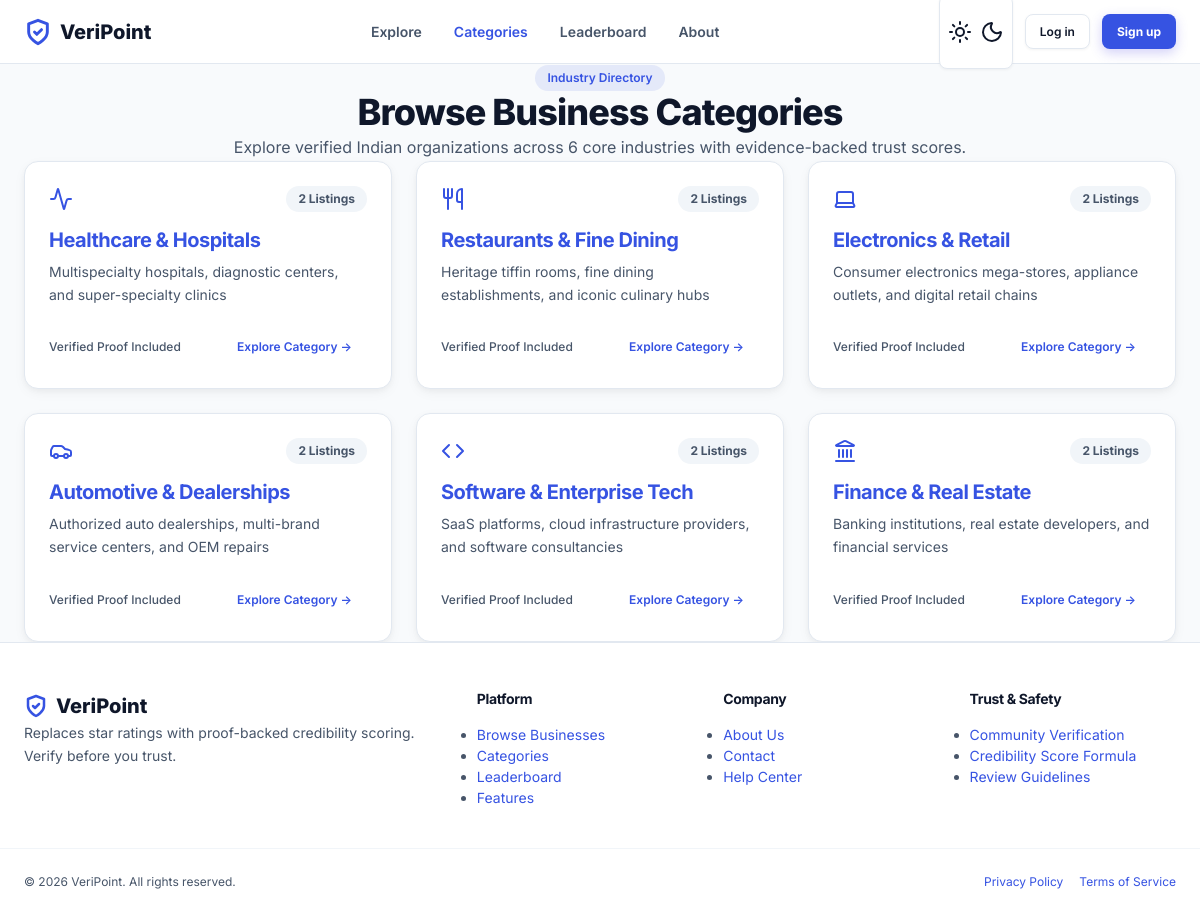
/businesses/categories/, run on the app's committed database.
### apps/businesses/models.py (models this page shows, shortened)
class Category(models.Model):
    name = models.CharField(max_length=100, unique=True)
    slug = models.SlugField(max_length=100, unique=True)
    icon = models.CharField(max_length=50, blank=True, help_text='Lucide icon name')
    description = models.TextField(blank=True)
    parent = models.ForeignKey(
        'self',
        on_delete=models.SET_NULL,
        null=True,
        blank=True,
        related_name='children',
    )
    display_order = models.PositiveIntegerField(default=0)
    is_active = models.BooleanField(default=True, db_index=True)
    class Meta:
        db_table = 'vp_category'
        verbose_name_plural = 'Categories'
        ordering = ['display_order', 'name']
        indexes = [
            models.Index(fields=['display_order', 'name']),
        ]
    @property
    def business_count(self):
        return self.businesses.filter(is_active=True).count()

### apps/businesses/views.py (the view)
# urls.py: path('categories/', views.CategoryListView.as_view(), name='categories'),
class CategoryListView(ListView):
    model = Category
    template_name = 'businesses/category_list.html'
    context_object_name = 'categories'
    def get_queryset(self):
        return Category.objects.filter(
            is_active=True, parent__isnull=True
        ).prefetch_related('children').order_by('display_order')

### apps/core/context_processors.py (called while the page is built)
def site_context(request):
    context = {
        'SITE_NAME': settings.SITE_NAME,
        'SITE_TAGLINE': settings.SITE_TAGLINE,
        'SITE_DESCRIPTION': settings.SITE_DESCRIPTION,
    }
    if request.user.is_authenticated:
        context['unread_notification_count'] = (
            request.user.notifications.filter(is_read=False).count()
        )
    return context

### apps/core/templatetags/veripoint_tags.py (called while the page is built)
@register.simple_tag
def active_nav(request, url_name, *args):
    from django.urls import reverse, resolve
    try:
        current = resolve(request.path_info).url_name
        if current == url_name:
            return 'active'
        if current in args:
            return 'active'
    except Exception:
        pass
    return ''

### templates/businesses/category_list.html (shortened to what this page needs)
{% extends 'base.html' %}
{% block content %}
<div class="container py-8">
  <div class="text-center mb-10">
    <span class="badge badge-primary mb-3">Industry Directory</span>
    <h1 class="text-4xl font-extrabold mb-3">Browse Business Categories</h1>
    <p class="text-muted text-md max-w-xl mx-auto">Explore verified Indian organizations across 6 core industries with evidence-backed trust scores.</p>
  </div>
  <div class="grid grid-cols-3 gap-6">
    {% for cat in categories %}
      <div class="card card-interactive p-7 flex flex-col justify-between">
        <div>
          <div class="flex items-center justify-between mb-4">
            <div class="inline-flex p-3.5 rounded-full bg-primary-alpha-10 text-primary">
              <i data-lucide="{{ cat.icon|default:'folder' }}" class="w-6 h-6"></i>
            </div>
            <span class="badge badge-neutral font-bold">{{ cat.business_count }} Listing{{ cat.business_count|pluralize }}</span>
          </div>
          <h3 class="text-xl font-bold mb-2">
            <a href="{% url 'businesses:category_detail' slug=cat.slug %}" class="text-main hover:text-primary">{{ cat.name }}</a>
          </h3>
          <p class="text-sm text-muted mb-6 leading-relaxed">{{ cat.description }}</p>
        </div>
        <div class="pt-4 border-t border-subtle flex justify-between items-center mt-auto">
          <span class="text-xs text-muted font-medium">Verified Proof Included</span>
          <a href="{% url 'businesses:category_detail' slug=cat.slug %}" class="btn btn-outline btn-sm">Explore Category &rarr;</a>
        </div>
      </div>
    {% empty %}
      <div class="col-span-3 text-center py-8 text-muted">No categories available.</div>
    {% endfor %}
  </div>
</div>
{% endblock %}

### static/css/base.css (style rules this page uses)
:root { --primary-hue: 230; --primary: hsl(var(--primary-hue), 75%, 55%); --primary-light: hsl(var(--primary-hue), 75%, 65%); --primary-dark: hsl(var(--primary-hue), 75%, 40%); --primary-subtle: hsl(var(--primary-hue), 75%, 96%); --primary-alpha-10: hsla(var(--primary-hue), 75%, 55%, 0.1); --primary-alpha-20: hsla(var(--primary-hue), 75%, 55%, 0.2); --accent-hue: 160; --accent: hsl(var(--accent-hue), 70%, 45%); --accent-light: hsl(var(--accent-hue), 70%, 55%); --accent-dark: hsl(var(--accent-hue), 70%, 35%); --accent-subtle: hsl(var(--accent-hue), 70%, 96%); --accent-alpha-15: hsla(var(--accent-hue), 70%, 45%, 0.15); --success: hsl(145, 65%, 42%); --success-bg: hsl(145, 65%, 96%); --warning: hsl(40, 95%, 50%); --warning-bg: hsl(40, 95%, 96%); --danger: hsl(0, 75%, 55%); --danger-bg: hsl(0, 75%, 96%); --info: hsl(200, 85%, 50%); --info-bg: hsl(200, 85%, 96%); --score-excellent: #059669; --score-good: #2563eb; --score-average: #d97706; --score-low: #ea580c; --score-poor: #dc2626; --font-family-sans: 'Inter', -apple-system, BlinkMacSystemFont, 'Segoe UI', Roboto, sans-serif; --font-family-mono: 'JetBrains Mono', monospace; --font-xs: 0.75rem; --font-sm: 0.875rem; --font-md: 1rem; --font-lg: 1.125rem; --font-xl: 1.25rem; --font-2xl: 1.5rem; --font-3xl: 1.875rem; --font-4xl: 2.25rem; --font-5xl: 3rem; --lh-tight: 1.2; --lh-normal: 1.5; --lh-relaxed: 1.65; --space-1: 0.25rem; --space-2: 0.5rem; --space-3: 0.75rem; --space-4: 1rem; --space-5: 1.25rem; --space-6: 1.5rem; --space-8: 2rem; --space-10: 2.5rem; --space-12: 3rem; --space-16: 4rem; --radius-sm: 0.375rem; --radius-md: 0.5rem; --radius-lg: 0.875rem; --radius-xl: 1.25rem; --radius-2xl: 1.75rem; --radius-full: 9999px; --transition-fast: 150ms cubic-bezier(0.4, 0, 0.2, 1); --transition-normal: 250ms cubic-bezier(0.4, 0, 0.2, 1); --transition-slow: 350ms cubic-bezier(0.4, 0, 0.2, 1); --container-width: 1240px; --header-height: 4.5rem; }
:root, [data-theme="light"] { --bg-body: #f8fafc; --bg-surface: #ffffff; --bg-surface-raised: #ffffff; --bg-subtle: #f1f5f9; --bg-glass: rgba(255, 255, 255, 0.9); --text-main: #0f172a; --text-muted: #475569; --text-light: #64748b; --text-inverse: #ffffff; --border-color: #e2e8f0; --border-subtle: #f1f5f9; --border-focus: var(--primary); --shadow-sm: 0 1px 3px 0 rgba(0, 0, 0, 0.05); --shadow-md: 0 4px 14px -2px rgba(0, 0, 0, 0.06), 0 2px 6px -1px rgba(0, 0, 0, 0.04); --shadow-lg: 0 10px 25px -5px rgba(0, 0, 0, 0.08), 0 4px 10px -2px rgba(0, 0, 0, 0.04); --shadow-xl: 0 20px 30px -10px rgba(0, 0, 0, 0.12); }
*, *::before, *::after { box-sizing: border-box; margin: 0; padding: 0; }
html { font-family: var(--font-family-sans); font-size: 16px; line-height: var(--lh-normal); color-scheme: light dark; scroll-behavior: smooth; -webkit-text-size-adjust: 100%; }
body { background-color: var(--bg-body); color: var(--text-main); min-height: 100vh; display: flex; flex-direction: column; transition: background-color var(--transition-normal), color var(--transition-normal); overflow-x: hidden; }
a { color: var(--primary); text-decoration: none; transition: color var(--transition-fast); }
h1, h2, h3, h4, h5, h6 { color: var(--text-main); font-weight: 700; line-height: var(--lh-tight); letter-spacing: -0.025em; }
h1 { font-size: var(--font-4xl); }
h3 { font-size: var(--font-2xl); }
p { line-height: var(--lh-relaxed); color: var(--text-muted); }
img, video, svg { display: block; max-width: 100%; height: auto; }

### static/css/layout.css (style rules this page uses)
.container { width: 100%; max-width: 1200px; margin-left: auto; margin-right: auto; padding-left: 1.5rem; padding-right: 1.5rem; box-sizing: border-box; }
.grid { display: grid; }
.grid-cols-3 { grid-template-columns: repeat(3, minmax(0, 1fr)); }
.gap-6 { gap: 1.5rem; }
.flex { display: flex; }
.flex-col { flex-direction: column; }
.items-center { align-items: center; }
.justify-between { justify-content: space-between; }

### static/css/utilities.css (style rules this page uses)
.text-center { text-align: center; }
.text-xs { font-size: var(--font-xs); }
.text-sm { font-size: var(--font-sm); }
.text-md { font-size: var(--font-md); }
.text-xl { font-size: var(--font-xl); }
.font-medium { font-weight: 500; }
.font-bold { font-weight: 700; }
.font-extrabold { font-weight: 800; }
.text-muted { color: var(--text-muted); }
.text-primary { color: var(--primary); }
.mb-2 { margin-bottom: var(--space-2); }
.mb-4 { margin-bottom: var(--space-4); }
.mb-6 { margin-bottom: var(--space-6); }

### data on the page
Category: business_count "2", name "Healthcare & Hospitals", description "Multispecialty hospitals, diagnostic centers, and super-specialty clinics"
Category: business_count "2", name "Restaurants & Fine Dining", description "Heritage tiffin rooms, fine dining establishments, and iconic culinary hubs"
Category: business_count "2", name "Electronics & Retail", description "Consumer electronics mega-stores, appliance outlets, and digital retail chains"
Category: business_count "2", name "Automotive & Dealerships", description "Authorized auto dealerships, multi-brand service centers, and OEM repairs"
Category: business_count "2", name "Software & Enterprise Tech", description "SaaS platforms, cloud infrastructure providers, and software consultancies"
Category: business_count "2", name "Finance & Real Estate", description "Banking institutions, real estate developers, and financial services"
